Frame 1 (no input): blank canvas, image omitted
Frame 60 (the mouse pressed at the canvas centre just before this capture): blank canvas, image omitted
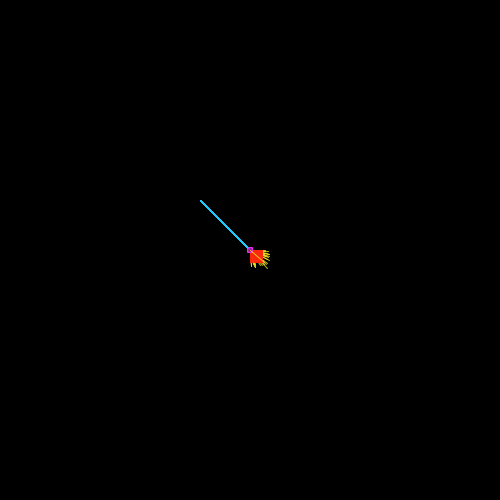
Frame 120 (the mouse held since frame 60 and released just before this capture)

The Processing sketch whose frames 1 and 60 were blank and that drew this single picture after the mouse press (run headless with seeded random() and noise(); from frame 60 on, the mouse is pressed at the canvas centre):

// Processing sketch: processing_2509
// ── processing_2509.pde

boolean isDrawing = false;

void setup(){
  
  size(500,500);
  background(0,0,0);
  smooth();
  
};


void draw(){
  
  if(isDrawing) {
  stroke(250,250,250,200);
  line(250,250,mouseX,mouseY);
  stroke(250,40,12,200);
  fill(250,40,12,200);
  rect(mouseX,mouseY,10,10);
  
   if(isDrawing) {
    stroke(35,200,248,200);
    line(200,200,mouseX,mouseY);
    stroke(250,40,12,200);
    fill(250,40,12,200);
    rect(mouseX,mouseY,12,12);
   }
  
  
  line(200,200,pmouseX,pmouseY,mouseX,mouseY);
  stroke(243,48,250,200);
  fill(139,27,143,200);
  ellipse(mouseX,mouseY,5,5);
  stroke(248,235,33,200);
  line(mouseX,mouseY, mouseX + random(0,20) , mouseY + random(0,20));
  }
  
  };
  
 
    
  
  void mousePressed(){
    
    isDrawing=!isDrawing;
    
  };
